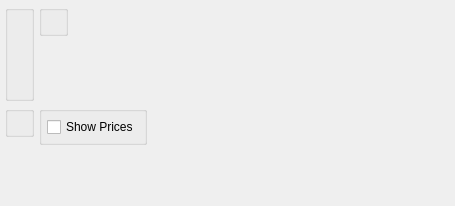
<?xml version="1.0" encoding="UTF-8"?>
<ui version="4.0">
 <comment>This file is part of the xTuple ERP: PostBooks Edition, a free and
open source Enterprise Resource Planning software suite,
Copyright (c) 1999-2010 by OpenMFG LLC, d/b/a xTuple.
It is licensed to you under the Common Public Attribution License
version 1.0, the full text of which (including xTuple-specific Exhibits)
is available at www.xtuple.com/CPAL.  By using this software, you agree
to be bound by its terms.</comment>
 <class>dspBacklogByItem</class>
 <widget class="QWidget" name="dspBacklogByItem">
  <property name="geometry">
   <rect>
    <x>0</x>
    <y>0</y>
    <width>455</width>
    <height>206</height>
   </rect>
  </property>
  <property name="windowTitle">
   <string>Backlog by Item</string>
  </property>
  <layout class="QVBoxLayout" name="verticalLayout_6">
   <item>
    <layout class="QHBoxLayout" name="horizontalLayout_2">
     <item>
      <widget class="QGroupBox" name="_itemGroup">
       <property name="title">
        <string/>
       </property>
       <layout class="QVBoxLayout" name="verticalLayout_7">
        <item>
         <widget class="ItemCluster" name="_item"/>
        </item>
       </layout>
       <zorder></zorder>
      </widget>
     </item>
     <item>
      <layout class="QVBoxLayout" name="verticalLayout_3">
       <item>
        <widget class="QGroupBox" name="_dateGroup">
         <property name="title">
          <string/>
         </property>
         <layout class="QVBoxLayout" name="verticalLayout">
          <item>
           <widget class="DateCluster" name="_dates"/>
          </item>
         </layout>
        </widget>
       </item>
       <item>
        <spacer>
         <property name="orientation">
          <enum>Qt::Vertical</enum>
         </property>
         <property name="sizeType">
          <enum>QSizePolicy::Expanding</enum>
         </property>
         <property name="sizeHint" stdset="0">
          <size>
           <width>20</width>
           <height>13</height>
          </size>
         </property>
        </spacer>
       </item>
      </layout>
     </item>
     <item>
      <spacer>
       <property name="orientation">
        <enum>Qt::Horizontal</enum>
       </property>
       <property name="sizeType">
        <enum>QSizePolicy::Expanding</enum>
       </property>
       <property name="sizeHint" stdset="0">
        <size>
         <width>0</width>
         <height>20</height>
        </size>
       </property>
      </spacer>
     </item>
    </layout>
   </item>
   <item>
    <layout class="QHBoxLayout" name="horizontalLayout">
     <item>
      <layout class="QVBoxLayout" name="verticalLayout_4">
       <item>
        <widget class="WarehouseGroup" name="_warehouse">
         <property name="title">
          <string/>
         </property>
         <property name="fixedSize">
          <bool>false</bool>
         </property>
        </widget>
       </item>
       <item>
        <spacer name="spacer">
         <property name="orientation">
          <enum>Qt::Vertical</enum>
         </property>
         <property name="sizeType">
          <enum>QSizePolicy::Expanding</enum>
         </property>
         <property name="sizeHint" stdset="0">
          <size>
           <width>20</width>
           <height>0</height>
          </size>
         </property>
        </spacer>
       </item>
      </layout>
     </item>
     <item>
      <layout class="QVBoxLayout" name="verticalLayout_5">
       <item>
        <widget class="QGroupBox" name="_optionsGroup">
         <property name="title">
          <string/>
         </property>
         <layout class="QVBoxLayout" name="verticalLayout_2">
          <item>
           <widget class="XCheckBox" name="_showPrices">
            <property name="text">
             <string>Show Prices</string>
            </property>
           </widget>
          </item>
         </layout>
        </widget>
       </item>
       <item>
        <spacer>
         <property name="orientation">
          <enum>Qt::Vertical</enum>
         </property>
         <property name="sizeType">
          <enum>QSizePolicy::Expanding</enum>
         </property>
         <property name="sizeHint" stdset="0">
          <size>
           <width>20</width>
           <height>0</height>
          </size>
         </property>
        </spacer>
       </item>
      </layout>
     </item>
     <item>
      <spacer name="horizontalSpacer">
       <property name="orientation">
        <enum>Qt::Horizontal</enum>
       </property>
       <property name="sizeHint" stdset="0">
        <size>
         <width>0</width>
         <height>20</height>
        </size>
       </property>
      </spacer>
     </item>
    </layout>
   </item>
  </layout>
 </widget>
 <layoutdefault spacing="5" margin="5"/>
 <pixmapfunction>qPixmapFromMimeSource</pixmapfunction>
 <customwidgets>
  <customwidget>
   <class>DateCluster</class>
   <extends>QWidget</extends>
   <header>datecluster.h</header>
  </customwidget>
  <customwidget>
   <class>ItemCluster</class>
   <extends>QWidget</extends>
   <header>itemcluster.h</header>
  </customwidget>
  <customwidget>
   <class>WarehouseGroup</class>
   <extends>QGroupBox</extends>
   <header>warehousegroup.h</header>
  </customwidget>
  <customwidget>
   <class>XCheckBox</class>
   <extends>QCheckBox</extends>
   <header>xcheckbox.h</header>
  </customwidget>
 </customwidgets>
 <tabstops>
  <tabstop>_warehouse</tabstop>
 </tabstops>
 <resources/>
 <connections>
  <connection>
   <sender>_item</sender>
   <signal>newId(int)</signal>
   <receiver>_warehouse</receiver>
   <slot>findItemSites(int)</slot>
   <hints>
    <hint type="sourcelabel">
     <x>20</x>
     <y>20</y>
    </hint>
    <hint type="destinationlabel">
     <x>20</x>
     <y>20</y>
    </hint>
   </hints>
  </connection>
  <connection>
   <sender>_item</sender>
   <signal>warehouseIdChanged(int)</signal>
   <receiver>_warehouse</receiver>
   <slot>setId(int)</slot>
   <hints>
    <hint type="sourcelabel">
     <x>20</x>
     <y>20</y>
    </hint>
    <hint type="destinationlabel">
     <x>20</x>
     <y>20</y>
    </hint>
   </hints>
  </connection>
 </connections>
</ui>
